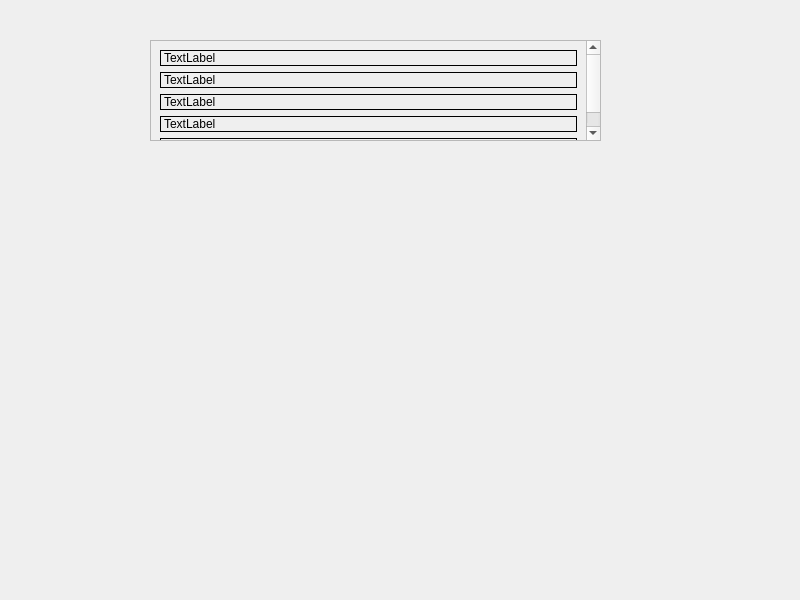
<?xml version="1.0" encoding="UTF-8"?>
<ui version="4.0">
 <class>MainWindow</class>
 <widget class="QMainWindow" name="MainWindow">
  <property name="geometry">
   <rect>
    <x>0</x>
    <y>0</y>
    <width>800</width>
    <height>600</height>
   </rect>
  </property>
  <property name="windowTitle">
   <string>MainWindow</string>
  </property>
  <widget class="QWidget" name="centralwidget">
   <widget class="QScrollArea" name="scrollArea">
    <property name="geometry">
     <rect>
      <x>150</x>
      <y>40</y>
      <width>451</width>
      <height>101</height>
     </rect>
    </property>
    <property name="verticalScrollBarPolicy">
     <enum>Qt::ScrollBarAlwaysOn</enum>
    </property>
    <property name="horizontalScrollBarPolicy">
     <enum>Qt::ScrollBarAlwaysOff</enum>
    </property>
    <property name="widgetResizable">
     <bool>true</bool>
    </property>
    <widget class="QWidget" name="scrollAreaWidgetContents">
     <property name="geometry">
      <rect>
       <x>0</x>
       <y>0</y>
       <width>449</width>
       <height>146</height>
      </rect>
     </property>
     <layout class="QVBoxLayout" name="verticalLayout">
      <item>
       <widget class="QLabel" name="label_3">
        <property name="layoutDirection">
         <enum>Qt::LeftToRight</enum>
        </property>
        <property name="autoFillBackground">
         <bool>false</bool>
        </property>
        <property name="frameShape">
         <enum>QFrame::Box</enum>
        </property>
        <property name="text">
         <string>TextLabel</string>
        </property>
        <property name="textFormat">
         <enum>Qt::PlainText</enum>
        </property>
        <property name="alignment">
         <set>Qt::AlignLeading|Qt::AlignLeft|Qt::AlignVCenter</set>
        </property>
        <property name="wordWrap">
         <bool>false</bool>
        </property>
       </widget>
      </item>
      <item>
       <widget class="QLabel" name="label_2">
        <property name="frameShape">
         <enum>QFrame::Box</enum>
        </property>
        <property name="text">
         <string>TextLabel</string>
        </property>
       </widget>
      </item>
      <item>
       <widget class="QLabel" name="label_6">
        <property name="frameShape">
         <enum>QFrame::Box</enum>
        </property>
        <property name="text">
         <string>TextLabel</string>
        </property>
       </widget>
      </item>
      <item>
       <widget class="QLabel" name="label_5">
        <property name="frameShape">
         <enum>QFrame::Box</enum>
        </property>
        <property name="text">
         <string>TextLabel</string>
        </property>
       </widget>
      </item>
      <item>
       <widget class="QLabel" name="label_4">
        <property name="frameShape">
         <enum>QFrame::Box</enum>
        </property>
        <property name="text">
         <string>TextLabel</string>
        </property>
       </widget>
      </item>
     </layout>
    </widget>
   </widget>
  </widget>
 </widget>
 <resources/>
 <connections/>
</ui>
